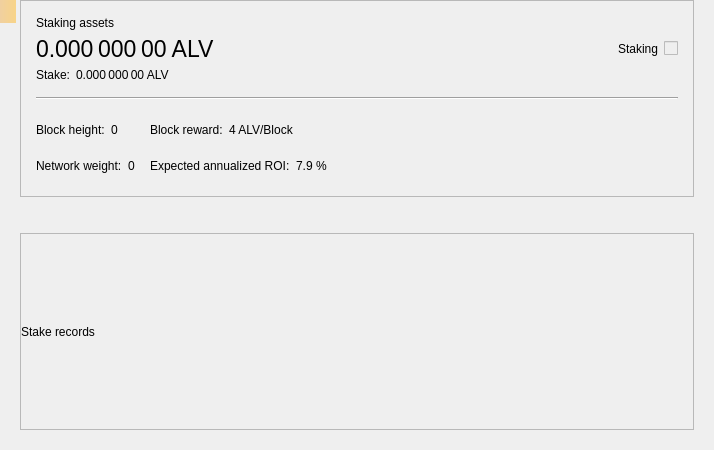
<?xml version="1.0" encoding="UTF-8"?>
<ui version="4.0">
 <class>StakePage</class>
 <widget class="QWidget" name="StakePage">
  <property name="geometry">
   <rect>
    <x>0</x>
    <y>0</y>
    <width>714</width>
    <height>450</height>
   </rect>
  </property>
  <property name="windowTitle">
   <string>Form</string>
  </property>
  <layout class="QVBoxLayout" name="verticalLayout_3">
   <property name="leftMargin">
    <number>20</number>
   </property>
   <property name="topMargin">
    <number>0</number>
   </property>
   <property name="rightMargin">
    <number>20</number>
   </property>
   <property name="bottomMargin">
    <number>20</number>
   </property>
   <item>
    <widget class="QFrame" name="frameStakeInfo">
     <property name="frameShape">
      <enum>QFrame::StyledPanel</enum>
     </property>
     <property name="frameShadow">
      <enum>QFrame::Raised</enum>
     </property>
     <layout class="QVBoxLayout" name="verticalLayout">
      <property name="spacing">
       <number>15</number>
      </property>
      <property name="leftMargin">
       <number>15</number>
      </property>
      <property name="topMargin">
       <number>15</number>
      </property>
      <property name="rightMargin">
       <number>15</number>
      </property>
      <property name="bottomMargin">
       <number>15</number>
      </property>
      <item>
       <layout class="QGridLayout" name="gridLayout_2">
        <property name="spacing">
         <number>6</number>
        </property>
        <item row="1" column="0">
         <widget class="QLabel" name="labelAssets">
          <property name="font">
           <font>
            <pointsize>17</pointsize>
           </font>
          </property>
          <property name="cursor">
           <cursorShape>IBeamCursor</cursorShape>
          </property>
          <property name="toolTip">
           <string>Your current spendable balance</string>
          </property>
          <property name="text">
           <string notr="true">0.000 000 00 ALV</string>
          </property>
          <property name="alignment">
           <set>Qt::AlignLeading|Qt::AlignLeft|Qt::AlignVCenter</set>
          </property>
          <property name="textInteractionFlags">
           <set>Qt::LinksAccessibleByMouse|Qt::TextSelectableByMouse</set>
          </property>
         </widget>
        </item>
        <item row="0" column="0">
         <widget class="QLabel" name="labelAssetsText">
          <property name="text">
           <string>Staking assets</string>
          </property>
          <property name="alignment">
           <set>Qt::AlignLeading|Qt::AlignLeft|Qt::AlignVCenter</set>
          </property>
         </widget>
        </item>
        <item row="1" column="2">
         <spacer name="horizontalSpacer_2">
          <property name="orientation">
           <enum>Qt::Horizontal</enum>
          </property>
          <property name="sizeHint" stdset="0">
           <size>
            <width>40</width>
            <height>20</height>
           </size>
          </property>
         </spacer>
        </item>
        <item row="4" column="0">
         <layout class="QHBoxLayout" name="horizontalLayout_5">
          <property name="spacing">
           <number>6</number>
          </property>
          <item>
           <widget class="QLabel" name="labelStakeText">
            <property name="sizePolicy">
             <sizepolicy hsizetype="Maximum" vsizetype="Preferred">
              <horstretch>0</horstretch>
              <verstretch>0</verstretch>
             </sizepolicy>
            </property>
            <property name="text">
             <string>Stake:</string>
            </property>
            <property name="alignment">
             <set>Qt::AlignLeading|Qt::AlignLeft|Qt::AlignVCenter</set>
            </property>
           </widget>
          </item>
          <item>
           <widget class="QLabel" name="labelStake">
            <property name="text">
             <string>0.000 000 00 ALV</string>
            </property>
            <property name="alignment">
             <set>Qt::AlignLeading|Qt::AlignLeft|Qt::AlignVCenter</set>
            </property>
            <property name="textInteractionFlags">
             <set>Qt::LinksAccessibleByMouse|Qt::TextSelectableByMouse</set>
            </property>
           </widget>
          </item>
          <item>
           <spacer name="horizontalSpacer_3">
            <property name="orientation">
             <enum>Qt::Horizontal</enum>
            </property>
            <property name="sizeType">
             <enum>QSizePolicy::Minimum</enum>
            </property>
            <property name="sizeHint" stdset="0">
             <size>
              <width>0</width>
              <height>0</height>
             </size>
            </property>
           </spacer>
          </item>
         </layout>
        </item>
        <item row="1" column="4">
         <widget class="QLabel" name="labelStaking">
          <property name="text">
           <string>Staking</string>
          </property>
         </widget>
        </item>
        <item row="1" column="5">
         <widget class="QSwitchControl" name="checkStake">
          <property name="enabled">
           <bool>false</bool>
          </property>
         </widget>
        </item>
       </layout>
      </item>
      <item>
       <widget class="Line" name="hLine">
        <property name="orientation">
         <enum>Qt::Horizontal</enum>
        </property>
       </widget>
      </item>
      <item>
       <layout class="QGridLayout" name="gridLayout">
        <property name="verticalSpacing">
         <number>6</number>
        </property>
        <item row="0" column="0">
         <layout class="QHBoxLayout" name="horizontalLayout">
          <property name="spacing">
           <number>6</number>
          </property>
          <item>
           <widget class="QLabel" name="labelHeightText">
            <property name="sizePolicy">
             <sizepolicy hsizetype="Maximum" vsizetype="Preferred">
              <horstretch>0</horstretch>
              <verstretch>0</verstretch>
             </sizepolicy>
            </property>
            <property name="text">
             <string>Block height:</string>
            </property>
            <property name="alignment">
             <set>Qt::AlignLeading|Qt::AlignLeft|Qt::AlignVCenter</set>
            </property>
           </widget>
          </item>
          <item>
           <widget class="QLabel" name="labelHeight">
            <property name="text">
             <string>0</string>
            </property>
            <property name="alignment">
             <set>Qt::AlignLeading|Qt::AlignLeft|Qt::AlignVCenter</set>
            </property>
            <property name="textInteractionFlags">
             <set>Qt::LinksAccessibleByMouse|Qt::TextSelectableByMouse</set>
            </property>
           </widget>
          </item>
          <item>
           <spacer name="horizontalSpacer_4">
            <property name="orientation">
             <enum>Qt::Horizontal</enum>
            </property>
            <property name="sizeType">
             <enum>QSizePolicy::Minimum</enum>
            </property>
            <property name="sizeHint" stdset="0">
             <size>
              <width>0</width>
              <height>0</height>
             </size>
            </property>
           </spacer>
          </item>
         </layout>
        </item>
        <item row="0" column="1">
         <layout class="QHBoxLayout" name="horizontalLayout_3">
          <property name="spacing">
           <number>6</number>
          </property>
          <item>
           <widget class="QLabel" name="labelRewardText">
            <property name="sizePolicy">
             <sizepolicy hsizetype="Maximum" vsizetype="Preferred">
              <horstretch>0</horstretch>
              <verstretch>0</verstretch>
             </sizepolicy>
            </property>
            <property name="text">
             <string>Block reward:</string>
            </property>
            <property name="alignment">
             <set>Qt::AlignLeading|Qt::AlignLeft|Qt::AlignVCenter</set>
            </property>
           </widget>
          </item>
          <item>
           <widget class="QLabel" name="labelReward">
            <property name="text">
             <string>4 ALV/Block</string>
            </property>
            <property name="alignment">
             <set>Qt::AlignLeading|Qt::AlignLeft|Qt::AlignVCenter</set>
            </property>
            <property name="textInteractionFlags">
             <set>Qt::LinksAccessibleByMouse|Qt::TextSelectableByMouse</set>
            </property>
           </widget>
          </item>
          <item>
           <spacer name="horizontalSpacer_6">
            <property name="orientation">
             <enum>Qt::Horizontal</enum>
            </property>
            <property name="sizeType">
             <enum>QSizePolicy::Minimum</enum>
            </property>
            <property name="sizeHint" stdset="0">
             <size>
              <width>0</width>
              <height>0</height>
             </size>
            </property>
           </spacer>
          </item>
         </layout>
        </item>
        <item row="0" column="2" rowspan="2">
         <spacer name="horizontalSpacer">
          <property name="orientation">
           <enum>Qt::Horizontal</enum>
          </property>
          <property name="sizeHint" stdset="0">
           <size>
            <width>40</width>
            <height>20</height>
           </size>
          </property>
         </spacer>
        </item>
        <item row="1" column="0">
         <layout class="QHBoxLayout" name="horizontalLayout_2">
          <property name="spacing">
           <number>6</number>
          </property>
          <item>
           <widget class="QLabel" name="labelWeightText">
            <property name="sizePolicy">
             <sizepolicy hsizetype="Maximum" vsizetype="Preferred">
              <horstretch>0</horstretch>
              <verstretch>0</verstretch>
             </sizepolicy>
            </property>
            <property name="text">
             <string>Network weight:</string>
            </property>
            <property name="alignment">
             <set>Qt::AlignLeading|Qt::AlignLeft|Qt::AlignVCenter</set>
            </property>
           </widget>
          </item>
          <item>
           <widget class="QLabel" name="labelWeight">
            <property name="text">
             <string>0</string>
            </property>
            <property name="alignment">
             <set>Qt::AlignLeading|Qt::AlignLeft|Qt::AlignVCenter</set>
            </property>
            <property name="textInteractionFlags">
             <set>Qt::LinksAccessibleByMouse|Qt::TextSelectableByMouse</set>
            </property>
           </widget>
          </item>
          <item>
           <spacer name="horizontalSpacer_5">
            <property name="orientation">
             <enum>Qt::Horizontal</enum>
            </property>
            <property name="sizeType">
             <enum>QSizePolicy::Minimum</enum>
            </property>
            <property name="sizeHint" stdset="0">
             <size>
              <width>0</width>
              <height>0</height>
             </size>
            </property>
           </spacer>
          </item>
         </layout>
        </item>
        <item row="1" column="1">
         <layout class="QHBoxLayout" name="horizontalLayout_4">
          <property name="spacing">
           <number>6</number>
          </property>
          <item>
           <widget class="QLabel" name="labelROIText">
            <property name="sizePolicy">
             <sizepolicy hsizetype="Maximum" vsizetype="Preferred">
              <horstretch>0</horstretch>
              <verstretch>0</verstretch>
             </sizepolicy>
            </property>
            <property name="text">
             <string>Expected annualized ROI:</string>
            </property>
            <property name="alignment">
             <set>Qt::AlignLeading|Qt::AlignLeft|Qt::AlignVCenter</set>
            </property>
           </widget>
          </item>
          <item>
           <widget class="QLabel" name="labelROI">
            <property name="text">
             <string>7.9 %</string>
            </property>
            <property name="alignment">
             <set>Qt::AlignLeading|Qt::AlignLeft|Qt::AlignVCenter</set>
            </property>
            <property name="textInteractionFlags">
             <set>Qt::LinksAccessibleByMouse|Qt::TextSelectableByMouse</set>
            </property>
           </widget>
          </item>
          <item>
           <spacer name="horizontalSpacer_7">
            <property name="orientation">
             <enum>Qt::Horizontal</enum>
            </property>
            <property name="sizeType">
             <enum>QSizePolicy::Minimum</enum>
            </property>
            <property name="sizeHint" stdset="0">
             <size>
              <width>0</width>
              <height>0</height>
             </size>
            </property>
           </spacer>
          </item>
         </layout>
        </item>
       </layout>
      </item>
     </layout>
    </widget>
   </item>
   <item>
    <spacer name="verticalSpacer">
     <property name="orientation">
      <enum>Qt::Vertical</enum>
     </property>
     <property name="sizeType">
      <enum>QSizePolicy::Fixed</enum>
     </property>
     <property name="sizeHint" stdset="0">
      <size>
       <width>20</width>
       <height>30</height>
      </size>
     </property>
    </spacer>
   </item>
   <item>
    <widget class="QFrame" name="frameStakeRecords">
     <property name="frameShape">
      <enum>QFrame::StyledPanel</enum>
     </property>
     <property name="frameShadow">
      <enum>QFrame::Raised</enum>
     </property>
     <layout class="QVBoxLayout" name="verticalLayout_2">
      <property name="leftMargin">
       <number>0</number>
      </property>
      <property name="topMargin">
       <number>0</number>
      </property>
      <property name="rightMargin">
       <number>0</number>
      </property>
      <property name="bottomMargin">
       <number>0</number>
      </property>
      <item>
       <widget class="QLabel" name="labelRecordsText">
        <property name="text">
         <string>Stake records</string>
        </property>
       </widget>
      </item>
     </layout>
    </widget>
   </item>
  </layout>
  <widget class="QLabel" name="labelAlerts">
   <property name="geometry">
    <rect>
     <x>0</x>
     <y>0</y>
     <width>16</width>
     <height>23</height>
    </rect>
   </property>
   <property name="visible">
    <bool>false</bool>
   </property>
   <property name="styleSheet">
    <string notr="true">QLabel { background-color: qlineargradient(x1: 0, y1: 0, x2: 1, y2: 0, stop:0 #F0D0A0, stop:1 #F8D488); color:#000000; }</string>
   </property>
   <property name="wordWrap">
    <bool>true</bool>
   </property>
   <property name="margin">
    <number>3</number>
   </property>
   <property name="textInteractionFlags">
    <set>Qt::TextSelectableByMouse</set>
   </property>
  </widget>
 </widget>
 <customwidgets>
  <customwidget>
   <class>QSwitchControl</class>
   <extends>QCheckBox</extends>
   <header>qt/qswitchcontrol.h</header>
  </customwidget>
 </customwidgets>
 <resources/>
 <connections/>
</ui>
